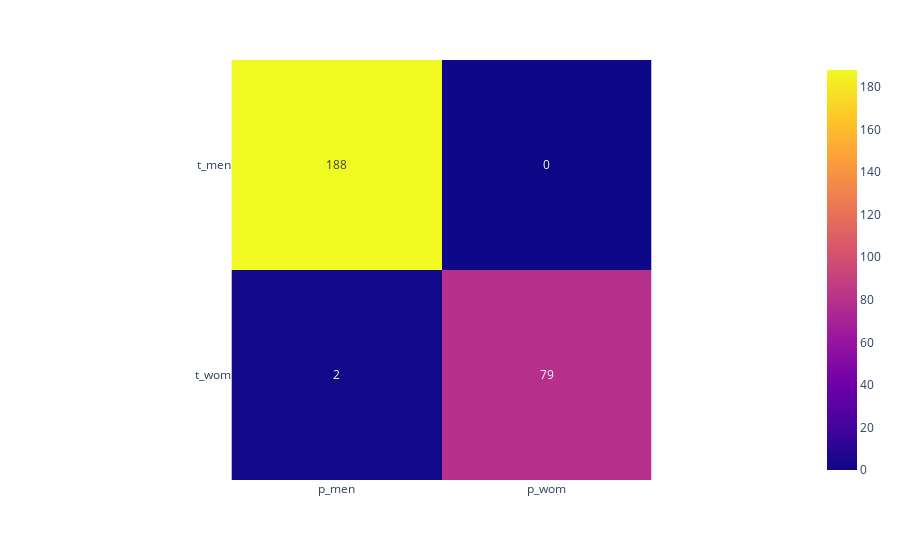

The cell this chart's notebook holds for it:
### Code cell
model.load_weights("best_model1.keras")
probs = model.predict(data, verbose=0)
classes = probs.round()

cm = confusion_matrix(labels, classes)

print(f"Accuracy: {round(accuracy_score(labels, classes) * 100, 2)}%")

px.imshow(cm, text_auto=True, x=["p_men", "p_wom"], y=["t_men", "t_wom"])

### Figure 1 — Plotly figure (JSON) as saved in the notebook; plotly's stock layout.template omitted (floating-point values rounded to 4 significant figures)
{"data": [{"coloraxis": "coloraxis", "name": "0", "texttemplate": "%{z}", "x": ["p_men", "p_wom"], "y": ["t_men", "t_wom"], "z": [[188, 0], [2, 79]], "type": "heatmap", "xaxis": "x", "yaxis": "y", "hovertemplate": "x: %{x}<br>y: %{y}<br>color: %{z}<extra></extra>"}], "layout": {"xaxis": {"anchor": "y", "domain": [0.0, 1.0], "scaleanchor": "y", "constrain": "domain"}, "yaxis": {"anchor": "x", "domain": [0.0, 1.0], "autorange": "reversed", "constrain": "domain"}, "coloraxis": {"colorscale": [[0.0, "#0d0887"], [0.1111, "#46039f"], [0.2222, "#7201a8"], [0.3333, "#9c179e"], [0.4444, "#bd3786"], [0.5556, "#d8576b"], [0.6667, "#ed7953"], [0.7778, "#fb9f3a"], [0.8889, "#fdca26"], [1.0, "#f0f921"]]}, "margin": {"t": 60}}}
